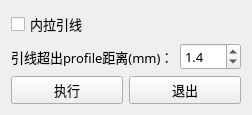
<?xml version="1.0" encoding="UTF-8"?>
<ui version="4.0">
 <class>Form</class>
 <widget class="QWidget" name="Form">
  <property name="geometry">
   <rect>
    <x>0</x>
    <y>0</y>
    <width>242</width>
    <height>107</height>
   </rect>
  </property>
  <property name="font">
   <font>
    <family>微软雅黑</family>
    <pointsize>10</pointsize>
   </font>
  </property>
  <property name="windowTitle">
   <string>添加金手指引线</string>
  </property>
  <layout class="QVBoxLayout" name="verticalLayout">
   <item>
    <widget class="QCheckBox" name="checkBox">
     <property name="text">
      <string>内拉引线</string>
     </property>
    </widget>
   </item>
   <item>
    <layout class="QHBoxLayout" name="horizontalLayout">
     <item>
      <widget class="QLabel" name="label">
       <property name="text">
        <string>引线超出profile距离(mm)：</string>
       </property>
      </widget>
     </item>
     <item>
      <widget class="QDoubleSpinBox" name="doubleSpinBox">
       <property name="decimals">
        <number>1</number>
       </property>
       <property name="stepType">
        <enum>QAbstractSpinBox::DefaultStepType</enum>
       </property>
       <property name="value">
        <double>1.400000000000000</double>
       </property>
      </widget>
     </item>
    </layout>
   </item>
   <item>
    <layout class="QHBoxLayout" name="horizontalLayout_2">
     <item>
      <widget class="QPushButton" name="pushButton_exec">
       <property name="cursor">
        <cursorShape>PointingHandCursor</cursorShape>
       </property>
       <property name="text">
        <string>执行</string>
       </property>
      </widget>
     </item>
     <item>
      <widget class="QPushButton" name="pushButton_exit">
       <property name="cursor">
        <cursorShape>PointingHandCursor</cursorShape>
       </property>
       <property name="text">
        <string>退出</string>
       </property>
      </widget>
     </item>
    </layout>
   </item>
  </layout>
 </widget>
 <resources/>
 <connections/>
</ui>
